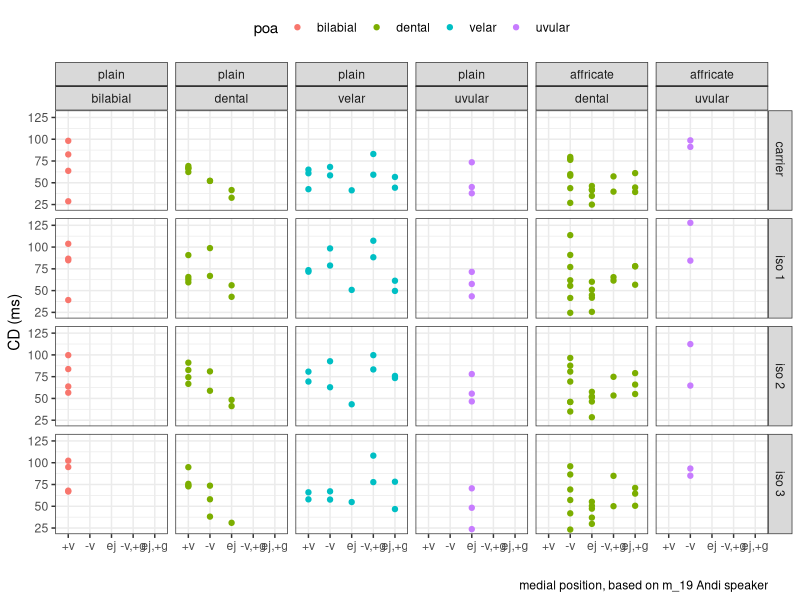
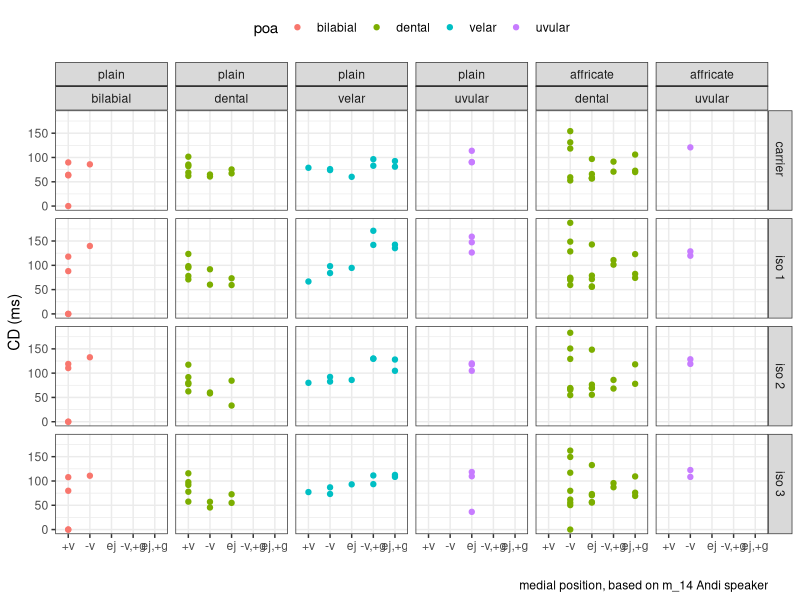
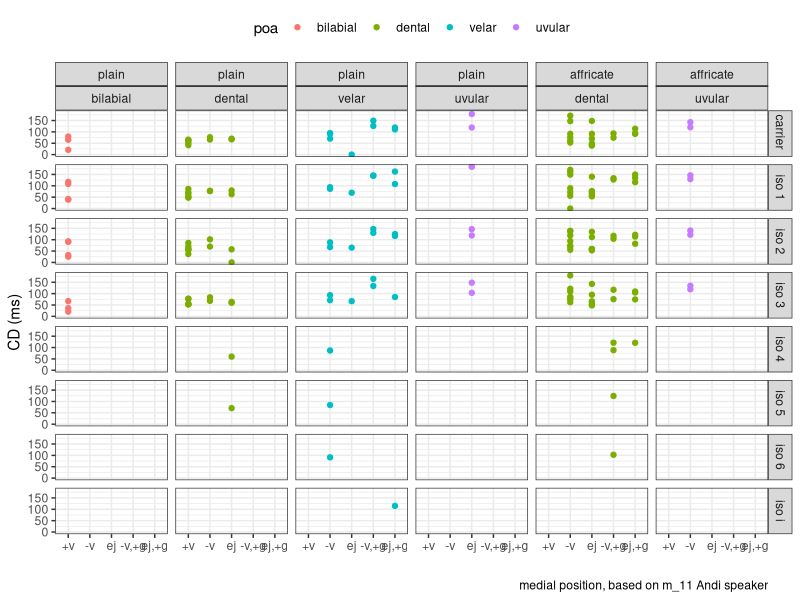
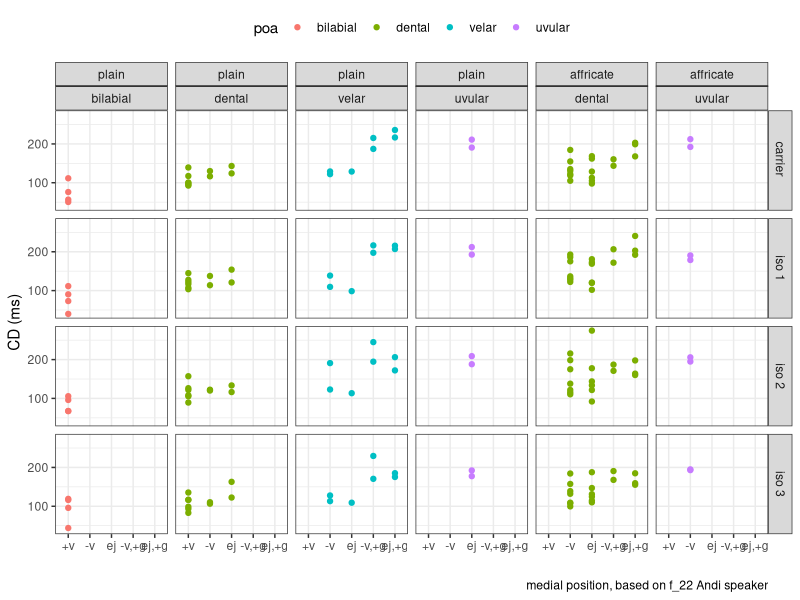
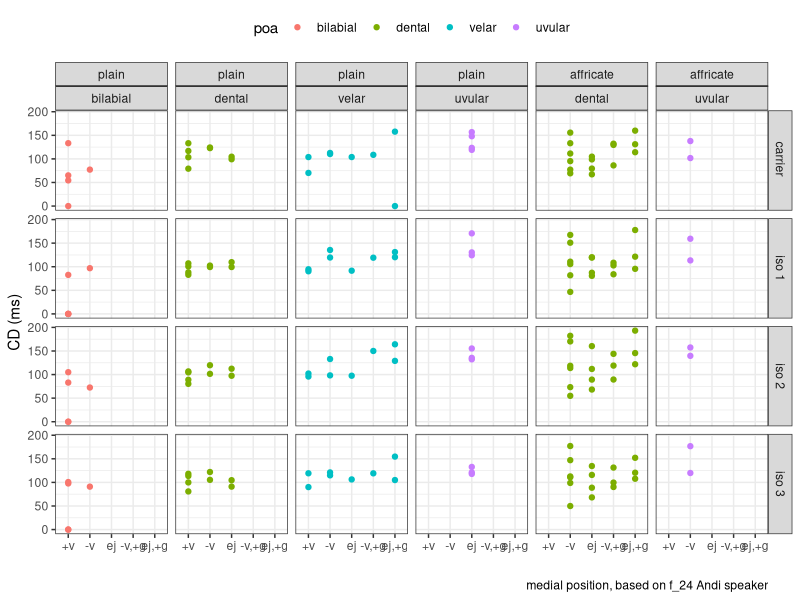
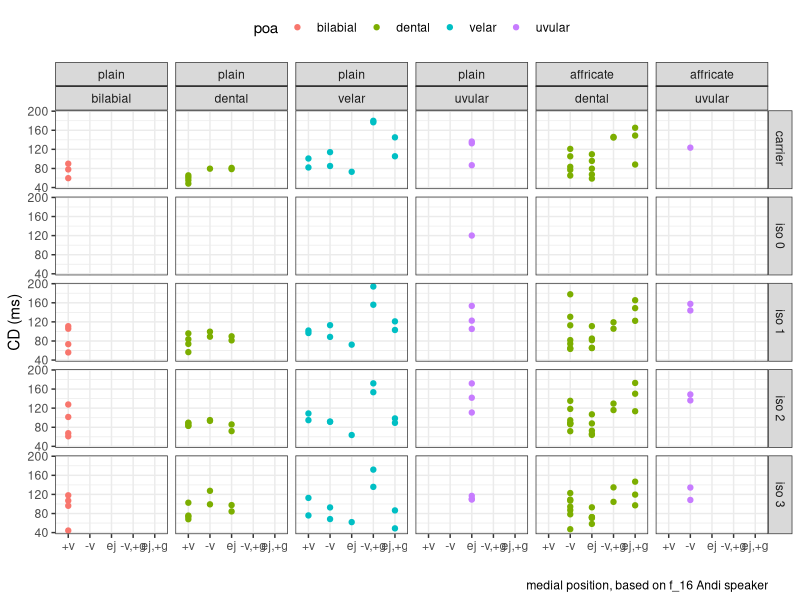
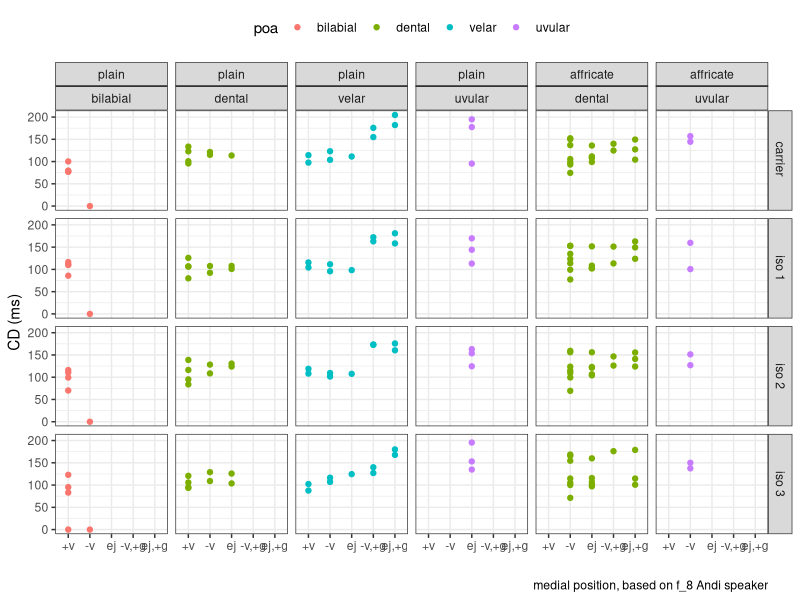
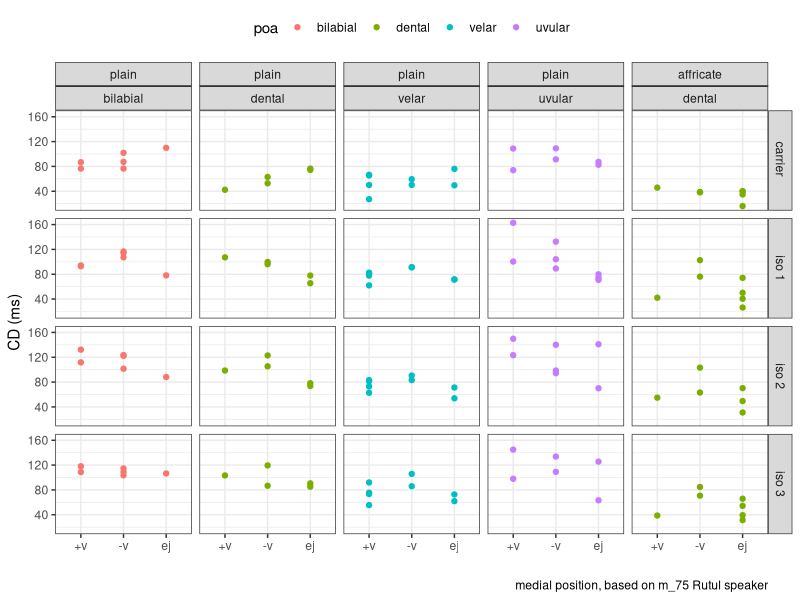

R code for these plots, in order: (Note: a time limit stopped this script after it produced the figures.)
## ---- chunk 1
options(htmltools.dir.version = FALSE)
knitr::opts_chunk$set(message=FALSE,
                      warning= FALSE,
                      fig.width=10.4,
                      fig.height=7)
## ---- chunk 2
library(tidyverse)
df <- read_tsv("speakers.csv")

results <- read_tsv("results.tsv")
correspondence <- read_tsv("correspondence.tsv")

results %>% 
  left_join(correspondence) %>% 
  left_join(df) %>% 
  filter(!grepl("[tʃrlnm]", folVowel),
       !grepl("[tʃrlnm]", prevVowel)) %>% 
  mutate(repetition = ifelse(repetition == "--undefined--", "", repetition),
         repetition = paste(context, repetition),
         folVowDur = as.double(ifelse(folVowDur == "--undefined--",NA, folVowDur)),
         geminate = ifelse(grepl("[ː:]", stop),"+g", "-g"),
         aff_type = ifelse(grepl("[sz]", stop),"dent", NA),
         aff_type = ifelse(grepl("[ʃʒšžǯ]", stop),"alv", aff_type),
         aff_type = ifelse(grepl("ɬ", stop),"lat", aff_type),
         aff_type = ifelse(grepl("χ", stop),"uv", aff_type),
         affric = ifelse(grepl("ɬ", stop),"affricate", affric),
         affric = ifelse(grepl("χ", stop),"affricate", affric),
         aff_type = ifelse(grepl("χ", stop),"uv", aff_type),
         aff_type = factor(aff_type, levels = c("dent", "alv", "lat", "uv")),
         affric = factor(affric, levels = c("plain", "affricate")),
         voice = ifelse(voice == "voiced", "+v", "-v")) %>% 
  mutate(fric = fric * 1000,
         postfric = postfric*1000,
         folVowDur = folVowDur*1000,
         closdur = closdur*1000,
         VOT = fric + postfric,
         cd_n = closdur/folVowDur,
         vot_n = VOT/folVowDur,
         utterance = paste0(context, "_", repetition),
         poa = factor(poa, levels = c("bilabial", "dental", "velar", "uvular")),
         c_type = ifelse(glott == "glottalic", "ej", voice),
         c_type = ifelse(geminate == "+g", paste0(c_type, ",", "+g"), c_type),
         c_type = factor(c_type, levels = c("+v", "-v", "ej", "-v,+g", "ej,+g"))) ->
  final_df
## ---- chunk 3
speaker <- "m_19"
final_df %>% 
  filter(id == speaker, position == "medial") %>%
  ggplot(aes(c_type, closdur, color = poa))+
  geom_point()+
  theme_bw()+
  theme(legend.position="top")+
  labs(y = "CD (ms)", x = "", caption = paste("medial position, based on",
                       speaker,
                       "Andi speaker"))+
  facet_grid(repetition~affric+poa)
## ---- chunk 4
speaker <- "m_14"
final_df %>% 
  filter(id == speaker, position == "medial") %>%
  ggplot(aes(c_type, closdur, color = poa))+
  geom_point()+
  theme_bw()+
  theme(legend.position="top")+
  labs(y = "CD (ms)", x = "", caption = paste("medial position, based on",
                       speaker,
                       "Andi speaker"))+
  facet_grid(repetition~affric+poa)
## ---- chunk 5
speaker <- "m_11"
final_df %>% 
  filter(id == speaker, position == "medial") %>%
  ggplot(aes(c_type, closdur, color = poa))+
  geom_point()+
  theme_bw()+
  theme(legend.position="top")+
  labs(y = "CD (ms)", x = "", caption = paste("medial position, based on",
                       speaker,
                       "Andi speaker"))+
  facet_grid(repetition~affric+poa)
## ---- chunk 6
speaker <- "f_22"
final_df %>% 
  filter(id == speaker, position == "medial") %>%
  ggplot(aes(c_type, closdur, color = poa))+
  geom_point()+
  theme_bw()+
  theme(legend.position="top")+
  labs(y = "CD (ms)", x = "", caption = paste("medial position, based on",
                       speaker,
                       "Andi speaker"))+
  facet_grid(repetition~affric+poa)
## ---- chunk 7
speaker <- "f_24"
final_df %>% 
  filter(id == speaker, position == "medial") %>%
  ggplot(aes(c_type, closdur, color = poa))+
  geom_point()+
  theme_bw()+
  theme(legend.position="top")+
  labs(y = "CD (ms)", x = "", caption = paste("medial position, based on",
                       speaker,
                       "Andi speaker"))+
  facet_grid(repetition~affric+poa)
## ---- chunk 8
speaker <- "f_16"
final_df %>% 
  filter(id == speaker, position == "medial") %>%
  ggplot(aes(c_type, closdur, color = poa))+
  geom_point()+
  theme_bw()+
  theme(legend.position="top")+
  labs(y = "CD (ms)", x = "", caption = paste("medial position, based on",
                       speaker,
                       "Andi speaker"))+
  facet_grid(repetition~affric+poa)
## ---- chunk 9
speaker <- "f_8"
final_df %>% 
  filter(id == speaker, position == "medial") %>%
  ggplot(aes(c_type, closdur, color = poa))+
  geom_point()+
  theme_bw()+
  theme(legend.position="top")+
  labs(y = "CD (ms)", x = "", caption = paste("medial position, based on",
                       speaker,
                       "Andi speaker"))+
  facet_grid(repetition~affric+poa)
## ---- chunk 10
speaker <- "m_75"
final_df %>% 
  filter(id == speaker, position == "medial") %>%
  ggplot(aes(c_type, closdur, color = poa))+
  geom_point()+
  theme_bw()+
  theme(legend.position="top")+
  labs(y = "CD (ms)", x = "", caption = paste("medial position, based on",
                       speaker,
                       "Rutul speaker"))+
  facet_grid(repetition~affric+poa)
## ---- chunk 11
speaker <- "m_84"
final_df %>% 
  filter(id == speaker, position == "medial") %>%
  ggplot(aes(c_type, closdur, color = poa))+
  geom_point()+
  theme_bw()+
  theme(legend.position="top")+
  labs(y = "CD (ms)", x = "", caption = paste("medial position, based on",
                       speaker,
                       "Rutul speaker"))+
  facet_grid(repetition~affric+poa)
## ---- chunk 12
speaker <- "m_81"
final_df %>% 
  filter(id == speaker, position == "medial") %>%
  ggplot(aes(c_type, closdur, color = poa))+
  geom_point()+
  theme_bw()+
  theme(legend.position="top")+
  labs(y = "CD (ms)", x = "", caption = paste("medial position, based on",
                       speaker,
                       "Rutul speaker"))+
  facet_grid(repetition~affric+poa)
## ---- chunk 13
speaker <- "m_91"
final_df %>% 
  filter(id == speaker, position == "medial") %>%
  ggplot(aes(c_type, closdur, color = poa))+
  geom_point()+
  theme_bw()+
  theme(legend.position="top")+
  labs(y = "CD (ms)", x = "", caption = paste("medial position, based on",
                       speaker,
                       "Rutul speaker"))+
  facet_grid(repetition~affric+poa)
## ---- chunk 14
speaker <- "m_92"
final_df %>% 
  filter(id == speaker, position == "medial") %>%
  ggplot(aes(c_type, closdur, color = poa))+
  geom_point()+
  theme_bw()+
  theme(legend.position="top")+
  labs(y = "CD (ms)", x = "", caption = paste("medial position, based on",
                       speaker,
                       "Rutul speaker"))+
  facet_grid(repetition~affric+poa)
## ---- chunk 15
speaker <- "m_94"
final_df %>% 
  filter(id == speaker, position == "medial") %>%
  ggplot(aes(c_type, closdur, color = poa))+
  geom_point()+
  theme_bw()+
  theme(legend.position="top")+
  labs(y = "CD (ms)", x = "", caption = paste("medial position, based on",
                       speaker,
                       "Rutul speaker"))+
  facet_grid(repetition~affric+poa)

## ---- chunk 16
speaker <- "m_19"
final_df %>% 
  filter(id == speaker, position == "medial") %>%
  ggplot(aes(c_type, VOT, color = poa))+
  geom_hline(yintercept = 30, lty = 2)+
  geom_hline(yintercept = 160, lty = 2)+
  geom_point()+
  theme_bw()+
  theme(legend.position="top")+
  labs(y = "VOT (ms)", x = "", caption = paste("medial position, based on",
                                              speaker,
                                              "Andi speaker"))+
  facet_grid(repetition~affric+poa)
## ---- chunk 17
speaker <- "m_14"
final_df %>% 
  filter(id == speaker, position == "medial") %>%
  ggplot(aes(c_type, VOT, color = poa))+
  geom_hline(yintercept = 30, lty = 2)+
  geom_hline(yintercept = 160, lty = 2)+
  geom_point()+
  theme_bw()+
  theme(legend.position="top")+
  labs(y = "VOT (ms)", x = "", caption = paste("medial position, based on",
                                              speaker,
                                              "Andi speaker"))+
  facet_grid(repetition~affric+poa)
## ---- chunk 18
speaker <- "m_11"
final_df %>% 
  filter(id == speaker, position == "medial") %>%
  ggplot(aes(c_type, VOT, color = poa))+
  geom_hline(yintercept = 30, lty = 2)+
  geom_hline(yintercept = 160, lty = 2)+
  geom_point()+
  theme_bw()+
  theme(legend.position="top")+
  labs(y = "VOT (ms)", x = "", caption = paste("medial position, based on",
                                              speaker,
                                              "Andi speaker"))+
  facet_grid(repetition~affric+poa)
## ---- chunk 19
speaker <- "f_22"
final_df %>% 
  filter(id == speaker, position == "medial") %>%
  ggplot(aes(c_type, VOT, color = poa))+
  geom_hline(yintercept = 30, lty = 2)+
  geom_hline(yintercept = 160, lty = 2)+
  geom_point()+
  theme_bw()+
  theme(legend.position="top")+
  labs(y = "VOT (ms)", x = "", caption = paste("medial position, based on",
                                              speaker,
                                              "Andi speaker"))+
  facet_grid(repetition~affric+poa)
## ---- chunk 20
speaker <- "f_24"
final_df %>% 
  filter(id == speaker, position == "medial") %>%
  ggplot(aes(c_type, VOT, color = poa))+
  geom_hline(yintercept = 30, lty = 2)+
  geom_hline(yintercept = 160, lty = 2)+
  geom_point()+
  theme_bw()+
  theme(legend.position="top")+
  labs(y = "VOT (ms)", x = "", caption = paste("medial position, based on",
                                              speaker,
                                              "Andi speaker"))+
  facet_grid(repetition~affric+poa)
## ---- chunk 21
speaker <- "f_16"
final_df %>% 
  filter(id == speaker, position == "medial") %>%
  ggplot(aes(c_type, VOT, color = poa))+
  geom_hline(yintercept = 30, lty = 2)+
  geom_hline(yintercept = 160, lty = 2)+
  geom_point()+
  theme_bw()+
  theme(legend.position="top")+
  labs(y = "VOT (ms)", x = "", caption = paste("medial position, based on",
                                              speaker,
                                              "Andi speaker"))+
  facet_grid(repetition~affric+poa)
## ---- chunk 22
speaker <- "f_8"
final_df %>% 
  filter(id == speaker, position == "medial") %>%
  ggplot(aes(c_type, VOT, color = poa))+
  geom_hline(yintercept = 30, lty = 2)+
  geom_hline(yintercept = 160, lty = 2)+
  geom_point()+
  theme_bw()+
  theme(legend.position="top")+
  labs(y = "VOT (ms)", x = "", caption = paste("medial position, based on",
                                              speaker,
                                              "Andi speaker"))+
  facet_grid(repetition~affric+poa)
## ---- chunk 23
speaker <- "m_75"
final_df %>% 
  filter(id == speaker, position == "medial") %>%
  ggplot(aes(c_type, VOT, color = poa))+
  geom_hline(yintercept = 30, lty = 2)+
  geom_hline(yintercept = 160, lty = 2)+
  geom_point()+
  theme_bw()+
  theme(legend.position="top")+
  labs(y = "VOT (ms)", x = "", caption = paste("medial position, based on",
                                              speaker,
                                              "Rutul speaker"))+
  facet_grid(repetition~affric+poa)
## ---- chunk 24
speaker <- "m_84"
final_df %>% 
  filter(id == speaker, position == "medial") %>%
  ggplot(aes(c_type, VOT, color = poa))+
  geom_hline(yintercept = 30, lty = 2)+
  geom_hline(yintercept = 160, lty = 2)+
  geom_point()+
  theme_bw()+
  theme(legend.position="top")+
  labs(y = "VOT (ms)", x = "", caption = paste("medial position, based on",
                                              speaker,
                                              "Rutul speaker"))+
  facet_grid(repetition~affric+poa)
## ---- chunk 25
speaker <- "m_81"
final_df %>% 
  filter(id == speaker, position == "medial") %>%
  ggplot(aes(c_type, VOT, color = poa))+
  geom_hline(yintercept = 30, lty = 2)+
  geom_hline(yintercept = 160, lty = 2)+
  geom_point()+
  theme_bw()+
  theme(legend.position="top")+
  labs(y = "VOT (ms)", x = "", caption = paste("medial position, based on",
                                              speaker,
                                              "Rutul speaker"))+
  facet_grid(repetition~affric+poa)
## ---- chunk 26
speaker <- "m_91"
final_df %>% 
  filter(id == speaker, position == "medial") %>%
  ggplot(aes(c_type, VOT, color = poa))+
  geom_hline(yintercept = 30, lty = 2)+   
  geom_hline(yintercept = 160, lty = 2)+
  geom_point()+
  theme_bw()+
  theme(legend.position="top")+
  labs(y = "VOT (ms)", x = "", caption = paste("medial position, based on",
                                              speaker,
                                              "Rutul speaker"))+
  facet_grid(repetition~affric+poa)
## ---- chunk 27
speaker <- "m_92"
final_df %>% 
  filter(id == speaker, position == "medial") %>%
  ggplot(aes(c_type, VOT, color = poa))+
  geom_hline(yintercept = 30, lty = 2)+
  geom_hline(yintercept = 160, lty = 2)+
  geom_point()+
  theme_bw()+
  theme(legend.position="top")+
  labs(y = "VOT (ms)", x = "", caption = paste("medial position, based on",
                                              speaker,
                                              "Rutul speaker"))+
  facet_grid(repetition~affric+poa)
## ---- chunk 28
speaker <- "m_94"
final_df %>% 
  filter(id == speaker, position == "medial") %>%
  ggplot(aes(c_type, VOT, color = poa))+
  geom_hline(yintercept = 30, lty = 2)+
  geom_hline(yintercept = 160, lty = 2)+ 
  geom_point()+
  theme_bw()+
  theme(legend.position="top")+
  labs(y = "VOT (ms)", x = "", caption = paste("medial position, based on",
                                              speaker,
                                              "Rutul speaker"))+
  facet_grid(repetition~affric+poa)

## ---- chunk 29
speaker <- "m_19"
final_df %>% 
  filter(id == speaker, position == "medial") %>%
  ggplot(aes(closdur, VOT, color = c_type))+
  geom_point()+
  theme_bw()+
  theme(legend.position="top")+
  labs(y = "VOT (ms)", x = "CD (ms)", caption = paste("medial position, based on",
                                              speaker,
                                              "Andi speaker"))+
  facet_grid(repetition~affric+poa)
## ---- chunk 30
speaker <- "m_14"
final_df %>% 
  filter(id == speaker, position == "medial") %>%
  ggplot(aes(closdur, VOT, color = c_type))+
  geom_point()+
  theme_bw()+
  theme(legend.position="top")+
  labs(y = "VOT (ms)", x = "CD (ms)", caption = paste("medial position, based on",
                                              speaker,
                                              "Andi speaker"))+
  facet_grid(repetition~affric+poa)
## ---- chunk 31
speaker <- "m_11"
final_df %>% 
  filter(id == speaker, position == "medial") %>%
  ggplot(aes(closdur, VOT, color = c_type))+
  geom_point()+
  theme_bw()+
  theme(legend.position="top")+
  labs(y = "VOT (ms)", x = "CD (ms)", caption = paste("medial position, based on",
                                              speaker,
                                              "Andi speaker"))+
  facet_grid(repetition~affric+poa)
## ---- chunk 32
speaker <- "f_22"
final_df %>% 
  filter(id == speaker, position == "medial") %>%
  ggplot(aes(closdur, VOT, color = c_type))+
  geom_point()+
  theme_bw()+
  theme(legend.position="top")+
  labs(y = "VOT (ms)", x = "CD (ms)", caption = paste("medial position, based on",
                                              speaker,
                                              "Andi speaker"))+
  facet_grid(repetition~affric+poa)
## ---- chunk 33
speaker <- "f_24"
final_df %>% 
  filter(id == speaker, position == "medial") %>%
  ggplot(aes(closdur, VOT, color = c_type))+
  geom_point()+
  theme_bw()+
  theme(legend.position="top")+
  labs(y = "VOT (ms)", x = "CD (ms)", caption = paste("medial position, based on",
                                              speaker,
                                              "Andi speaker"))+
  facet_grid(repetition~affric+poa)
## ---- chunk 34
speaker <- "f_16"
final_df %>% 
  filter(id == speaker, position == "medial") %>%
  ggplot(aes(closdur, VOT, color = c_type))+
  geom_point()+
  theme_bw()+
  theme(legend.position="top")+
  labs(y = "VOT (ms)", x = "CD (ms)", caption = paste("medial position, based on",
                                              speaker,
                                              "Andi speaker"))+
  facet_grid(repetition~affric+poa)
## ---- chunk 35
speaker <- "f_8"
final_df %>% 
  filter(id == speaker, position == "medial") %>%
  ggplot(aes(closdur, VOT, color = c_type))+
  geom_point()+
  theme_bw()+
  theme(legend.position="top")+
  labs(y = "VOT (ms)", x = "CD (ms)", caption = paste("medial position, based on",
                                              speaker,
                                              "Andi speaker"))+
  facet_grid(repetition~affric+poa)
## ---- chunk 36
speaker <- "m_75"
final_df %>% 
  filter(id == speaker, position == "medial") %>%
  ggplot(aes(closdur, VOT, color = c_type))+
  geom_point()+
  theme_bw()+
  theme(legend.position="top")+
  labs(y = "VOT (ms)", x = "CD (ms)", caption = paste("medial position, based on",
                                              speaker,
                                              "Rutul speaker"))+
  facet_grid(repetition~affric+poa)
## ---- chunk 37
speaker <- "m_84"
final_df %>% 
  filter(id == speaker, position == "medial") %>%
  ggplot(aes(closdur, VOT, color = c_type))+
  geom_point()+
  theme_bw()+
  theme(legend.position="top")+
  labs(y = "VOT (ms)", x = "CD (ms)", caption = paste("medial position, based on",
                                              speaker,
                                              "Rutul speaker"))+
  facet_grid(repetition~affric+poa)
## ---- chunk 38
speaker <- "m_81"
final_df %>% 
  filter(id == speaker, position == "medial") %>%
  ggplot(aes(closdur, VOT, color = c_type))+
  geom_point()+
  theme_bw()+
  theme(legend.position="top")+
  labs(y = "VOT (ms)", x = "CD (ms)", caption = paste("medial position, based on",
                                              speaker,
                                              "Rutul speaker"))+
  facet_grid(repetition~affric+poa)
## ---- chunk 39
speaker <- "m_91"
final_df %>% 
  filter(id == speaker, position == "medial") %>%
  ggplot(aes(closdur, VOT, color = c_type))+
  geom_point()+
  theme_bw()+
  theme(legend.position="top")+
  labs(y = "VOT (ms)", x = "CD (ms)", caption = paste("medial position, based on",
                                              speaker,
                                              "Rutul speaker"))+
  facet_grid(repetition~affric+poa)
## ---- chunk 40
speaker <- "m_92"
final_df %>% 
  filter(id == speaker, position == "medial") %>%
  ggplot(aes(closdur, VOT, color = c_type))+
  geom_point()+
  theme_bw()+
  theme(legend.position="top")+
  labs(y = "VOT (ms)", x = "CD (ms)", caption = paste("medial position, based on",
                                              speaker,
                                              "Rutul speaker"))+
  facet_grid(repetition~affric+poa)
## ---- chunk 41
speaker <- "m_94"
final_df %>% 
  filter(id == speaker, position == "medial") %>%
  ggplot(aes(closdur, VOT, color = c_type))+
  geom_point()+
  theme_bw()+
  theme(legend.position="top")+
  labs(y = "VOT (ms)", x = "CD (ms)", caption = paste("medial position, based on",
                                              speaker,
                              "Rutul speaker"))+
  facet_grid(repetition~affric+poa)
## ---- chunk 42
speaker <- "m_19"
final_df %>% 
  filter(id == speaker, position == "medial") %>%
  ggplot(aes(c_type, vot_n, color = poa))+
  geom_point()+
  theme_bw()+
  theme(legend.position="top")+
  labs(y = "VOT (normalized)", x = "", caption = paste("medial position, based on",
                                                      speaker,
                                                      "Andi speaker"))+
  facet_grid(repetition~affric+poa)
## ---- chunk 43
speaker <- "m_14"
final_df %>% 
  filter(id == speaker, position == "medial") %>%
  ggplot(aes(c_type, vot_n, color = poa))+
  geom_point()+
  theme_bw()+
  theme(legend.position="top")+
  labs(y = "VOT (normalized)", x = "", caption = paste("medial position, based on",
                                                      speaker,
                                                      "Andi speaker"))+
  facet_grid(repetition~affric+poa)
## ---- chunk 44
speaker <- "m_11"
final_df %>% 
  filter(id == speaker, position == "medial") %>%
  ggplot(aes(c_type, vot_n, color = poa))+
  geom_point()+
  theme_bw()+
  theme(legend.position="top")+
  labs(y = "VOT (normalized)", x = "", caption = paste("medial position, based on",
                                                      speaker,
                                                      "Andi speaker"))+
  facet_grid(repetition~affric+poa)
## ---- chunk 45
speaker <- "f_22"
final_df %>% 
  filter(id == speaker, position == "medial") %>%
  ggplot(aes(c_type, vot_n, color = poa))+
  geom_point()+
  theme_bw()+
  theme(legend.position="top")+
  labs(y = "VOT (normalized)", x = "", caption = paste("medial position, based on",
                                                      speaker,
                                                      "Andi speaker"))+
  facet_grid(repetition~affric+poa)
## ---- chunk 46
speaker <- "f_24"
final_df %>% 
  filter(id == speaker, position == "medial") %>%
  ggplot(aes(c_type, vot_n, color = poa))+
  geom_point()+
  theme_bw()+
  theme(legend.position="top")+
  labs(y = "VOT (normalized)", x = "", caption = paste("medial position, based on",
                                                      speaker,
                                                      "Andi speaker"))+
  facet_grid(repetition~affric+poa)
## ---- chunk 47
speaker <- "f_16"
final_df %>% 
  filter(id == speaker, position == "medial") %>%
  ggplot(aes(c_type, vot_n, color = poa))+
  geom_point()+
  theme_bw()+
  theme(legend.position="top")+
  labs(y = "VOT (normalized)", x = "", caption = paste("medial position, based on",
                                                      speaker,
                                                      "Andi speaker"))+
  facet_grid(repetition~affric+poa)
## ---- chunk 48
speaker <- "f_8"
final_df %>% 
  filter(id == speaker, position == "medial") %>%
  ggplot(aes(c_type, vot_n, color = poa))+
  geom_point()+
  theme_bw()+
  theme(legend.position="top")+
  labs(y = "VOT (normalized)", x = "", caption = paste("medial position, based on",
                                                      speaker,
                                                      "Andi speaker"))+
  facet_grid(repetition~affric+poa)
## ---- chunk 49
speaker <- "m_75"
final_df %>% 
  filter(id == speaker, position == "medial") %>%
  ggplot(aes(c_type, vot_n, color = poa))+
  geom_point()+
  theme_bw()+
  theme(legend.position="top")+
  labs(y = "VOT (normalized)", x = "", caption = paste("medial position, based on",
                                                      speaker,
                                                      "Rutul speaker"))+
  facet_grid(repetition~affric+poa)
## ---- chunk 50
speaker <- "m_84"
final_df %>% 
  filter(id == speaker, position == "medial") %>%
  ggplot(aes(c_type, vot_n, color = poa))+
  geom_point()+
  theme_bw()+
  theme(legend.position="top")+
  labs(y = "VOT (normalized)", x = "", caption = paste("medial position, based on",
                                                      speaker,
                                                      "Rutul speaker"))+
  facet_grid(repetition~affric+poa)
## ---- chunk 51
speaker <- "m_81"
final_df %>% 
  filter(id == speaker, position == "medial") %>%
  ggplot(aes(c_type, vot_n, color = poa))+
  geom_point()+
  theme_bw()+
  theme(legend.position="top")+
  labs(y = "VOT (normalized)", x = "", caption = paste("medial position, based on",
                                                      speaker,
                                                      "Rutul speaker"))+
  facet_grid(repetition~affric+poa)
## ---- chunk 52
speaker <- "m_91"
final_df %>% 
  filter(id == speaker, position == "medial") %>%
  ggplot(aes(c_type, vot_n, color = poa))+
  geom_point()+
  theme_bw()+
  theme(legend.position="top")+
  labs(y = "VOT (normalized)", x = "", caption = paste("medial position, based on",
                                                      speaker,
                                                      "Rutul speaker"))+
  facet_grid(repetition~affric+poa)
## ---- chunk 53
speaker <- "m_92"
final_df %>% 
  filter(id == speaker, position == "medial") %>%
  ggplot(aes(c_type, vot_n, color = poa))+
  geom_point()+
  theme_bw()+
  theme(legend.position="top")+
  labs(y = "VOT (normalized)", x = "", caption = paste("medial position, based on",
                                                      speaker,
                                                      "Rutul speaker"))+
  facet_grid(repetition~affric+poa)
## ---- chunk 54
speaker <- "m_94"
final_df %>% 
  filter(id == speaker, position == "medial") %>%
  ggplot(aes(c_type, vot_n, color = poa))+
  geom_point()+
  theme_bw()+
  theme(legend.position="top")+
  labs(y = "VOT (normalized)", x = "", caption = paste("medial position, based on",
                                                      speaker,
                                                      "Rutul speaker"))+
  facet_grid(repetition~affric+poa)

## ---- chunk 55
speaker <- "m_19"
final_df %>% 
  filter(id == speaker, position == "medial") %>%
  ggplot(aes(c_type, vot_n, color = poa))+
  geom_point()+
  theme_bw()+
  theme(legend.position="top")+
  labs(y = "VOT (normalized)", x = "", caption = paste("medial position, based on",
                                                      speaker,
                                                      "Andi speaker"))+
  facet_grid(repetition~affric+poa)
## ---- chunk 56
speaker <- "m_14"
final_df %>% 
  filter(id == speaker, position == "medial") %>%
  ggplot(aes(c_type, vot_n, color = poa))+
  geom_point()+
  theme_bw()+
  theme(legend.position="top")+
  labs(y = "VOT (normalized)", x = "", caption = paste("medial position, based on",
                                                      speaker,
                                                      "Andi speaker"))+
  facet_grid(repetition~affric+poa)
## ---- chunk 57
speaker <- "m_11"
final_df %>% 
  filter(id == speaker, position == "medial") %>%
  ggplot(aes(c_type, vot_n, color = poa))+
  geom_point()+
  theme_bw()+
  theme(legend.position="top")+
  labs(y = "VOT (normalized)", x = "", caption = paste("medial position, based on",
                                                      speaker,
                                                      "Andi speaker"))+
  facet_grid(repetition~affric+poa)
## ---- chunk 58
speaker <- "f_22"
final_df %>% 
  filter(id == speaker, position == "medial") %>%
  ggplot(aes(c_type, vot_n, color = poa))+
  geom_point()+
  theme_bw()+
  theme(legend.position="top")+
  labs(y = "VOT (normalized)", x = "", caption = paste("medial position, based on",
                                                      speaker,
                                                      "Andi speaker"))+
  facet_grid(repetition~affric+poa)
## ---- chunk 59
speaker <- "f_24"
final_df %>% 
  filter(id == speaker, position == "medial") %>%
  ggplot(aes(c_type, vot_n, color = poa))+
  geom_point()+
  theme_bw()+
  theme(legend.position="top")+
  labs(y = "VOT (normalized)", x = "", caption = paste("medial position, based on",
                                                      speaker,
                                                      "Andi speaker"))+
  facet_grid(repetition~affric+poa)
## ---- chunk 60
speaker <- "f_16"
final_df %>% 
  filter(id == speaker, position == "medial") %>%
  ggplot(aes(c_type, vot_n, color = poa))+
  geom_point()+
  theme_bw()+
  theme(legend.position="top")+
  labs(y = "VOT (normalized)", x = "", caption = paste("medial position, based on",
                                                      speaker,
                                                      "Andi speaker"))+
  facet_grid(repetition~affric+poa)
## ---- chunk 61
speaker <- "f_8"
final_df %>% 
  filter(id == speaker, position == "medial") %>%
  ggplot(aes(c_type, vot_n, color = poa))+
  geom_point()+
  theme_bw()+
  theme(legend.position="top")+
  labs(y = "VOT (normalized)", x = "", caption = paste("medial position, based on",
                                                      speaker,
                                                      "Andi speaker"))+
  facet_grid(repetition~affric+poa)
## ---- chunk 62
speaker <- "m_75"
final_df %>% 
  filter(id == speaker, position == "medial") %>%
  ggplot(aes(c_type, vot_n, color = poa))+
  geom_point()+
  theme_bw()+
  theme(legend.position="top")+
  labs(y = "VOT (normalized)", x = "", caption = paste("medial position, based on",
                                                      speaker,
                                                      "Rutul speaker"))+
  facet_grid(repetition~affric+poa)
## ---- chunk 63
speaker <- "m_84"
final_df %>% 
  filter(id == speaker, position == "medial") %>%
  ggplot(aes(c_type, vot_n, color = poa))+
  geom_point()+
  theme_bw()+
  theme(legend.position="top")+
  labs(y = "VOT (normalized)", x = "", caption = paste("medial position, based on",
                                                      speaker,
                                                      "Rutul speaker"))+
  facet_grid(repetition~affric+poa)
## ---- chunk 64
speaker <- "m_81"
final_df %>% 
  filter(id == speaker, position == "medial") %>%
  ggplot(aes(c_type, vot_n, color = poa))+
  geom_point()+
  theme_bw()+
  theme(legend.position="top")+
  labs(y = "VOT (normalized)", x = "", caption = paste("medial position, based on",
                                                      speaker,
                                                      "Rutul speaker"))+
  facet_grid(repetition~affric+poa)
## ---- chunk 65
speaker <- "m_91"
final_df %>% 
  filter(id == speaker, position == "medial") %>%
  ggplot(aes(c_type, vot_n, color = poa))+
  geom_point()+
  theme_bw()+
  theme(legend.position="top")+
  labs(y = "VOT (normalized)", x = "", caption = paste("medial position, based on",
                                                      speaker,
                                                      "Rutul speaker"))+
  facet_grid(repetition~affric+poa)
## ---- chunk 66
speaker <- "m_92"
final_df %>% 
  filter(id == speaker, position == "medial") %>%
  ggplot(aes(c_type, vot_n, color = poa))+
  geom_point()+
  theme_bw()+
  theme(legend.position="top")+
  labs(y = "VOT (normalized)", x = "", caption = paste("medial position, based on",
                                                      speaker,
                                                      "Rutul speaker"))+
  facet_grid(repetition~affric+poa)
## ---- chunk 67
speaker <- "m_94"
final_df %>% 
  filter(id == speaker, position == "medial") %>%
  ggplot(aes(c_type, vot_n, color = poa))+
  geom_point()+
  theme_bw()+
  theme(legend.position="top")+
  labs(y = "VOT (normalized)", x = "", caption = paste("medial position, based on",
                                                      speaker,
                                                      "Rutul speaker"))+
  facet_grid(repetition~affric+poa)

## ---- chunk 68
speaker <- "m_19"
final_df %>% 
filter(id == speaker, position == "medial") %>%
ggplot(aes(cd_n, vot_n, color = c_type))+
geom_point()+
theme_bw()+
theme(legend.position="top")+
labs(y = "VOT (normalized)", x = "CD (normalized)", caption = paste("medial position, based on",
speaker,
"Andi speaker"))+
facet_grid(repetition~affric+poa)
## ---- chunk 69
speaker <- "m_14"
final_df %>% 
filter(id == speaker, position == "medial") %>%
ggplot(aes(cd_n, vot_n, color = c_type))+
geom_point()+
theme_bw()+
theme(legend.position="top")+
labs(y = "VOT (normalized)", x = "CD (normalized)", caption = paste("medial position, based on",
speaker,
"Andi speaker"))+
facet_grid(repetition~affric+poa)
## ---- chunk 70
speaker <- "m_11"
final_df %>% 
filter(id == speaker, position == "medial") %>%
ggplot(aes(cd_n, vot_n, color = c_type))+
geom_point()+
theme_bw()+
theme(legend.position="top")+
labs(y = "VOT (normalized)", x = "CD (normalized)", caption = paste("medial position, based on",
speaker,
"Andi speaker"))+
facet_grid(repetition~affric+poa)
## ---- chunk 71
speaker <- "f_22"
final_df %>% 
filter(id == speaker, position == "medial") %>%
ggplot(aes(cd_n, vot_n, color = c_type))+
geom_point()+
theme_bw()+
theme(legend.position="top")+
labs(y = "VOT (normalized)", x = "CD (normalized)", caption = paste("medial position, based on",
speaker,
"Andi speaker"))+
facet_grid(repetition~affric+poa)
## ---- chunk 72
speaker <- "f_24"
final_df %>% 
filter(id == speaker, position == "medial") %>%
ggplot(aes(cd_n, vot_n, color = c_type))+
geom_point()+
theme_bw()+
theme(legend.position="top")+
labs(y = "VOT (normalized)", x = "CD (normalized)", caption = paste("medial position, based on",
speaker,
"Andi speaker"))+
facet_grid(repetition~affric+poa)
## ---- chunk 73
speaker <- "f_16"
final_df %>% 
filter(id == speaker, position == "medial") %>%
ggplot(aes(cd_n, vot_n, color = c_type))+
geom_point()+
theme_bw()+
theme(legend.position="top")+
labs(y = "VOT (normalized)", x = "CD (normalized)", caption = paste("medial position, based on",
speaker,
"Andi speaker"))+
facet_grid(repetition~affric+poa)
## ---- chunk 74
speaker <- "f_8"
final_df %>% 
filter(id == speaker, position == "medial") %>%
ggplot(aes(cd_n, vot_n, color = c_type))+
geom_point()+
theme_bw()+
theme(legend.position="top")+
labs(y = "VOT (normalized)", x = "CD (normalized)", caption = paste("medial position, based on",
speaker,
"Andi speaker"))+
facet_grid(repetition~affric+poa)
## ---- chunk 75
speaker <- "m_75"
final_df %>% 
filter(id == speaker, position == "medial") %>%
ggplot(aes(cd_n, vot_n, color = c_type))+
geom_point()+
theme_bw()+
theme(legend.position="top")+
labs(y = "VOT (normalized)", x = "CD (normalized)", caption = paste("medial position, based on",
speaker,
"Rutul speaker"))+
facet_grid(repetition~affric+poa)
## ---- chunk 76
speaker <- "m_84"
final_df %>% 
filter(id == speaker, position == "medial") %>%
ggplot(aes(cd_n, vot_n, color = c_type))+
geom_point()+
theme_bw()+
theme(legend.position="top")+
labs(y = "VOT (normalized)", x = "CD (normalized)", caption = paste("medial position, based on",
speaker,
"Rutul speaker"))+
facet_grid(repetition~affric+poa)
## ---- chunk 77
speaker <- "m_81"
final_df %>% 
filter(id == speaker, position == "medial") %>%
ggplot(aes(cd_n, vot_n, color = c_type))+
geom_point()+
theme_bw()+
theme(legend.position="top")+
labs(y = "VOT (normalized)", x = "CD (normalized)", caption = paste("medial position, based on",
speaker,
"Rutul speaker"))+
facet_grid(repetition~affric+poa)
## ---- chunk 78
speaker <- "m_91"
final_df %>% 
filter(id == speaker, position == "medial") %>%
ggplot(aes(cd_n, vot_n, color = c_type))+
geom_point()+
theme_bw()+
theme(legend.position="top")+
labs(y = "VOT (normalized)", x = "CD (normalized)", caption = paste("medial position, based on",
speaker,
"Rutul speaker"))+
facet_grid(repetition~affric+poa)
## ---- chunk 79
speaker <- "m_92"
final_df %>% 
filter(id == speaker, position == "medial") %>%
ggplot(aes(cd_n, vot_n, color = c_type))+
geom_point()+
theme_bw()+
theme(legend.position="top")+
labs(y = "VOT (normalized)", x = "CD (normalized)", caption = paste("medial position, based on",
speaker,
"Rutul speaker"))+
facet_grid(repetition~affric+poa)
## ---- chunk 80
speaker <- "m_94"
final_df %>% 
filter(id == speaker, position == "medial") %>%
ggplot(aes(cd_n, vot_n, color = c_type))+
geom_point()+
theme_bw()+
theme(legend.position="top")+
labs(y = "VOT (normalized)", x = "CD (normalized)", caption = paste("medial position, based on",
speaker,
"Rutul speaker"))+
facet_grid(repetition~affric+poa)
